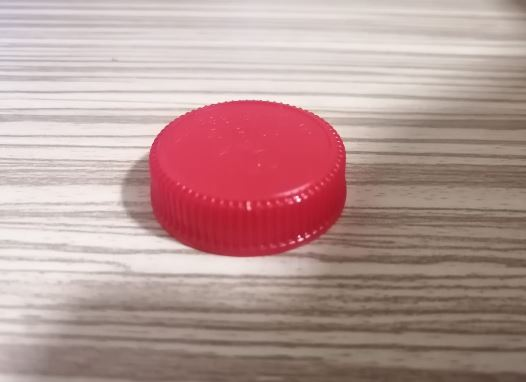
#> input picture Cap detection/1.JPG, 526 x 382 px
$ python CapBoundingBox.py
#> lines starting #> are read from the running program, lines starting #| are printed output that depends on the picture; after the words box and inside, x2 and y2 are one past the last pixel; in counts of white or black regions, pixels touching at a corner belong together
import cv2

image = cv2.imread("1.JPG")
#> image is the input picture: shape (382, 526, 3); mean B, G, R 148.8, 151.9, 183.4
h, w, c = image.shape
#> h = 382; w = 526; c = 3
output = image.copy()


xmin, ymin = w, h
#> xmin = 526; ymin = 382
xmax, ymax = 0, 0


for y in range(h):
    for x in range(w):
        b, g, r = image[y, x]

        if r > 100 and r > 1.5 * g and r > 1.3 * b:
            if x < xmin: xmin = x
            if x > xmax: xmax = x
            if y < ymin: ymin = y
            if y > ymax: ymax = y
        else:

            output[y, x] = [0, 0, 0]
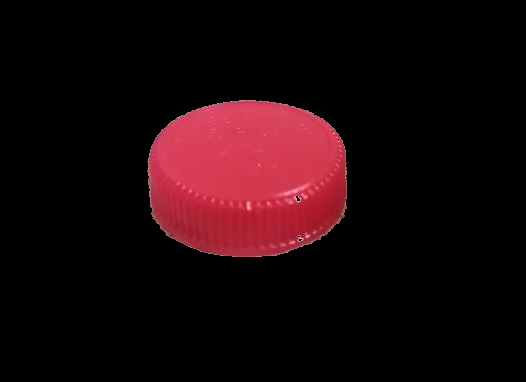
#> output: shape (382, 526, 3); mean B, G, R 10, 7.2, 25.9
#> after the loop, xmax = 346; xmin = 147; ymax = 256; ymin = 100

cv2.rectangle(output, (xmin, ymin), (xmax, ymax), (255, 255, 255), 2)
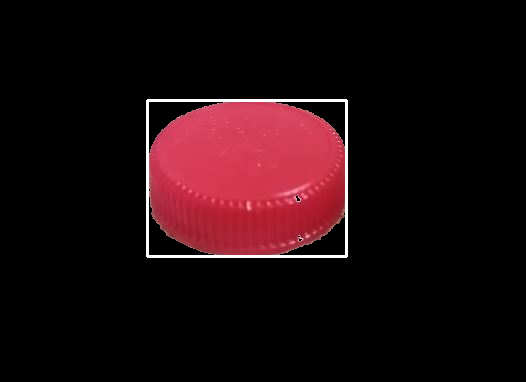
#> output: shape (382, 526, 3); 1.06% of pixels changed, all inside (x1, y1, x2, y2) = (146, 99, 348, 258)

cv2.imshow("Cap Bounding Box", output)
cv2.waitKey(0)
cv2.destroyAllWindows()

$ run again, with Cap detection/4.JPG copied over Cap detection/1.JPG
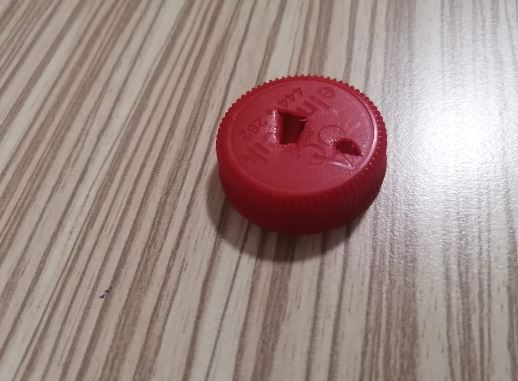
#> input picture Cap detection/4.JPG, 518 x 381 px
#> image is the input picture: shape (381, 518, 3); mean B, G, R 132.9, 137.5, 159.7
#> after the loop `for y in range(h):`:
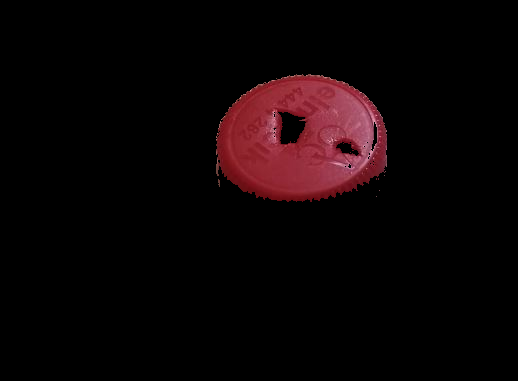
#> output: shape (381, 518, 3); mean B, G, R 5.1, 4, 12.3
#> after the loop `for y in range(h):`: xmax = 386; xmin = 216; ymax = 201; ymin = 74
#> `cv2.rectangle(output, (xmin, ymin), (xmax, ymax), (255, 255, 255), 2)`:
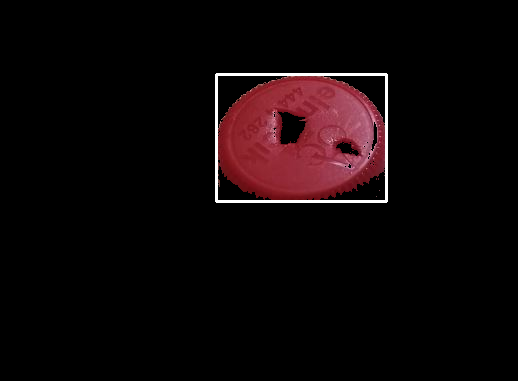
#> output: shape (381, 518, 3); 0.9% of pixels changed, all inside (x1, y1, x2, y2) = (215, 73, 388, 203)
